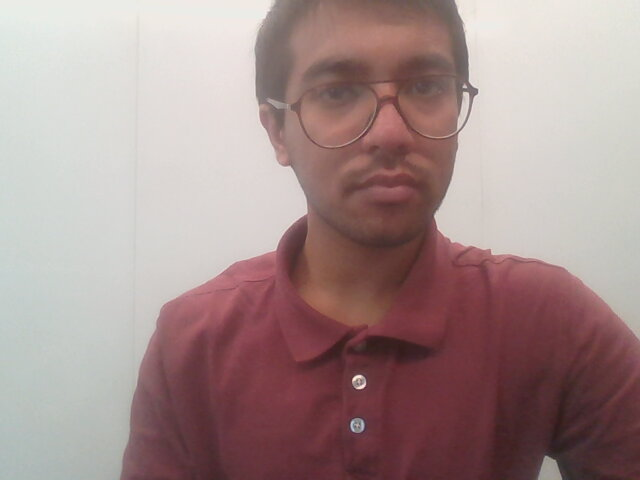
#> input picture opencv/src/test_img.jpg, 640 x 480 px
$ python Bitwise_Operations3.py
#> lines starting #> are read from the running program, lines starting #| are printed output that depends on the picture; after the words box and inside, x2 and y2 are one past the last pixel; in counts of white or black regions, pixels touching at a corner belong together
#!/home/sagar/opencv_ws/envs/bin/python

import cv2 as cv
from matplotlib import pyplot as plt


class BitWis:
    """Masking and adding one image over another."""
    def __init__(self):
        self.img = cv.imread("test_img.jpg")
#> self.img is the input picture: shape (480, 640, 3); mean B, G, R 141.8, 143.1, 165.7
        self.masking()

    def masking(self):
        """Masking process."""
        gray = cv.cvtColor(self.img, cv.COLOR_BGR2GRAY)
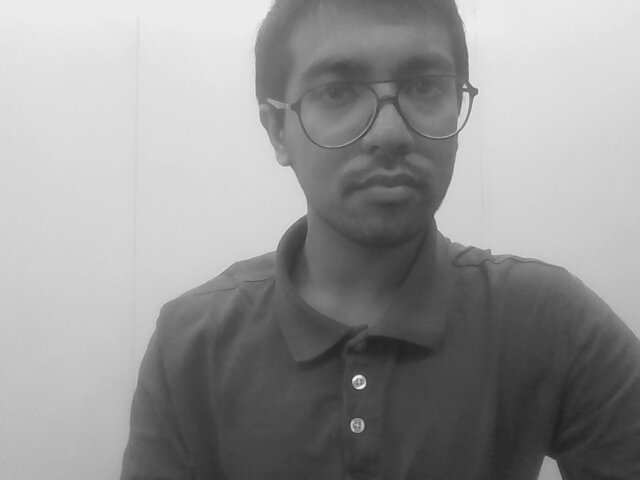
#> gray: shape (480, 640); min 32, max 242, mean 149.7
        ret, mask = cv.threshold(gray, 140, 255, cv.THRESH_BINARY)  # bg mask
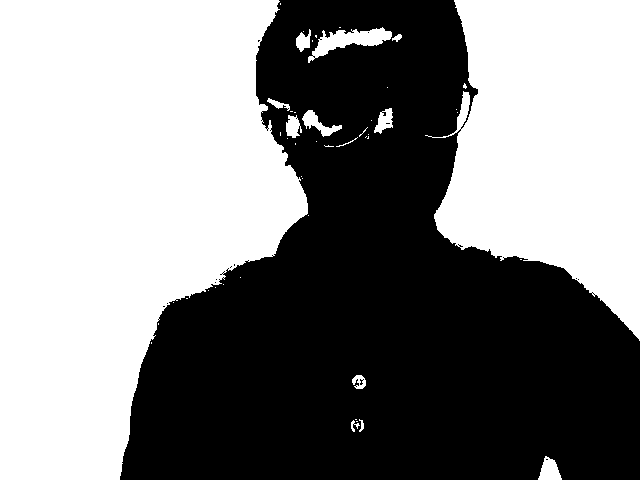
#> mask: shape (480, 640); 51.9% white; 14 black regions (13 under 20 px), largest, box (x1, y1, x2, y2) and area: (120, 0, 640, 480) 147713
        mask_inv = cv.bitwise_not(mask)  # fg mask

        img_fg = cv.bitwise_and(gray, gray, mask=mask_inv)
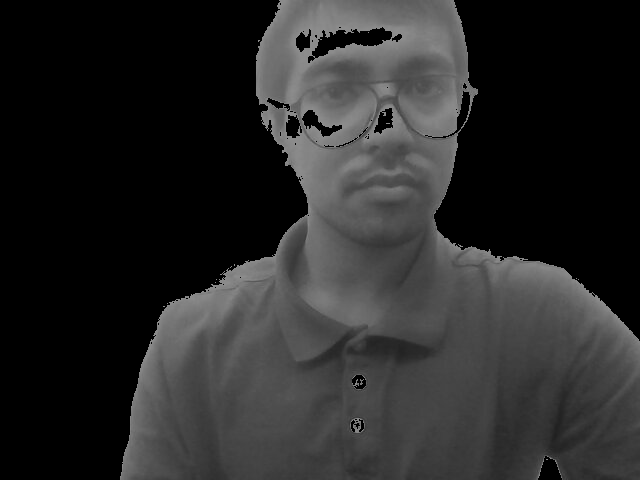
#> img_fg: shape (480, 640); min 0, max 140, mean 40.4
        # img_fg = cv.cvtColor(img_fg, cv.COLOR_BGR2RGB)

        cv.imshow("Display", mask_inv)
        cv.waitKey(0)
        cv.destroyAllWindows()


def main():
    BitWis()


if __name__ == "__main__":
    main()

$ run again, with opencv/src/shadow2.jpg copied over opencv/src/test_img.jpg
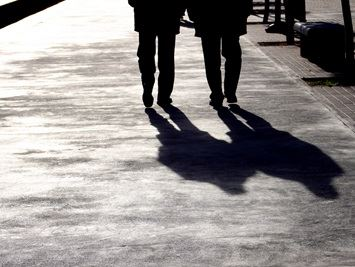
#> input picture opencv/src/shadow2.jpg, 355 x 267 px
#> in __init__, self.img is the input picture: shape (267, 355, 3); mean B, G, R 138.7, 140.1, 144.4
#> in masking, `ret, mask = cv.threshold(gray, 140, 255, cv.THRESH_BINARY)`:
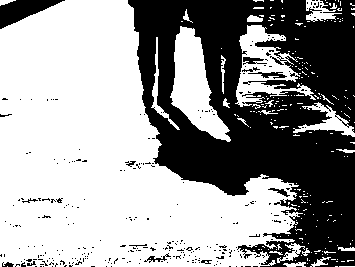
#> mask: shape (267, 355); 60.4% white; 295 black regions (282 under 20 px), largest, box (x1, y1, x2, y2) and area: (128, 0, 355, 267) 35182, (0, 0, 65, 29) 912, (248, 72, 287, 79) 121
#> in masking, `img_fg = cv.bitwise_and(gray, gray, mask=mask_inv)`:
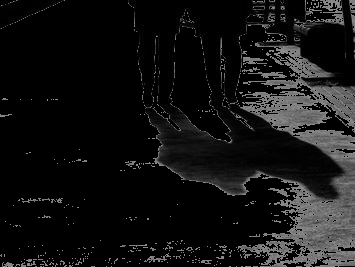
#> img_fg: shape (267, 355); min 0, max 140, mean 19.2
